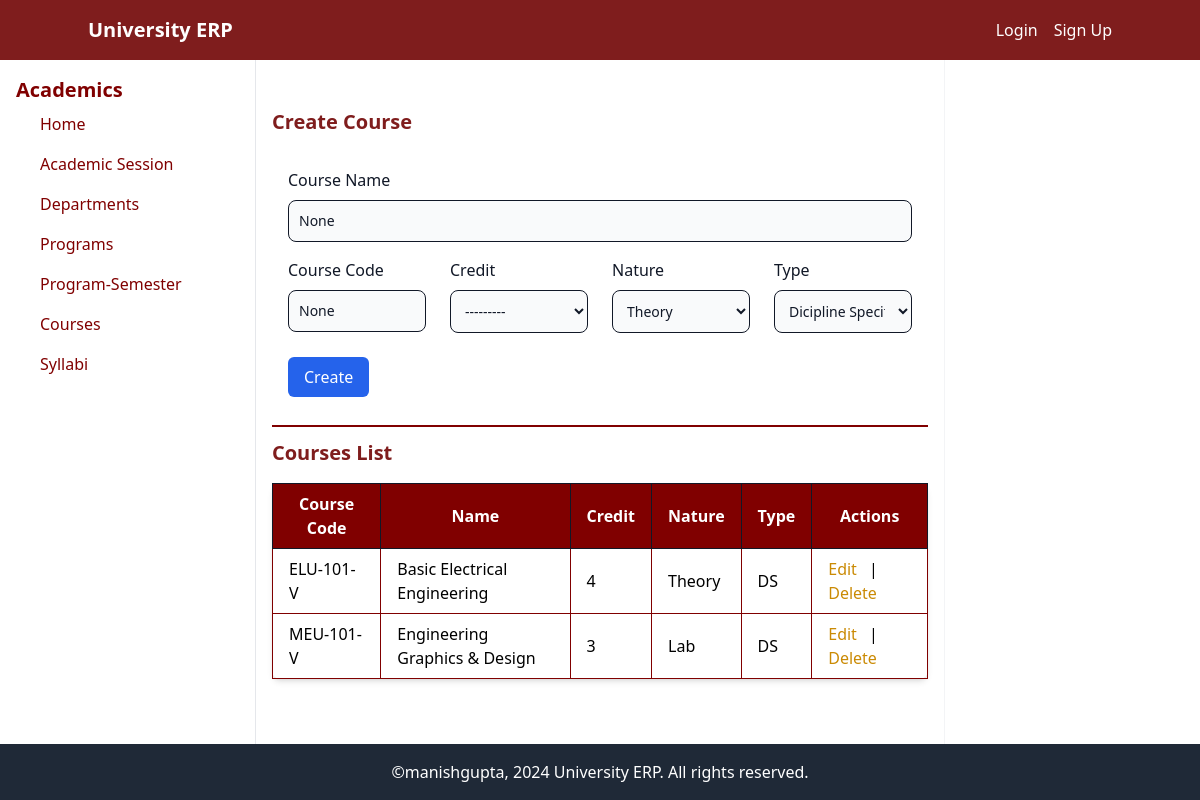
Before: /academic/courses/ with the older database file.
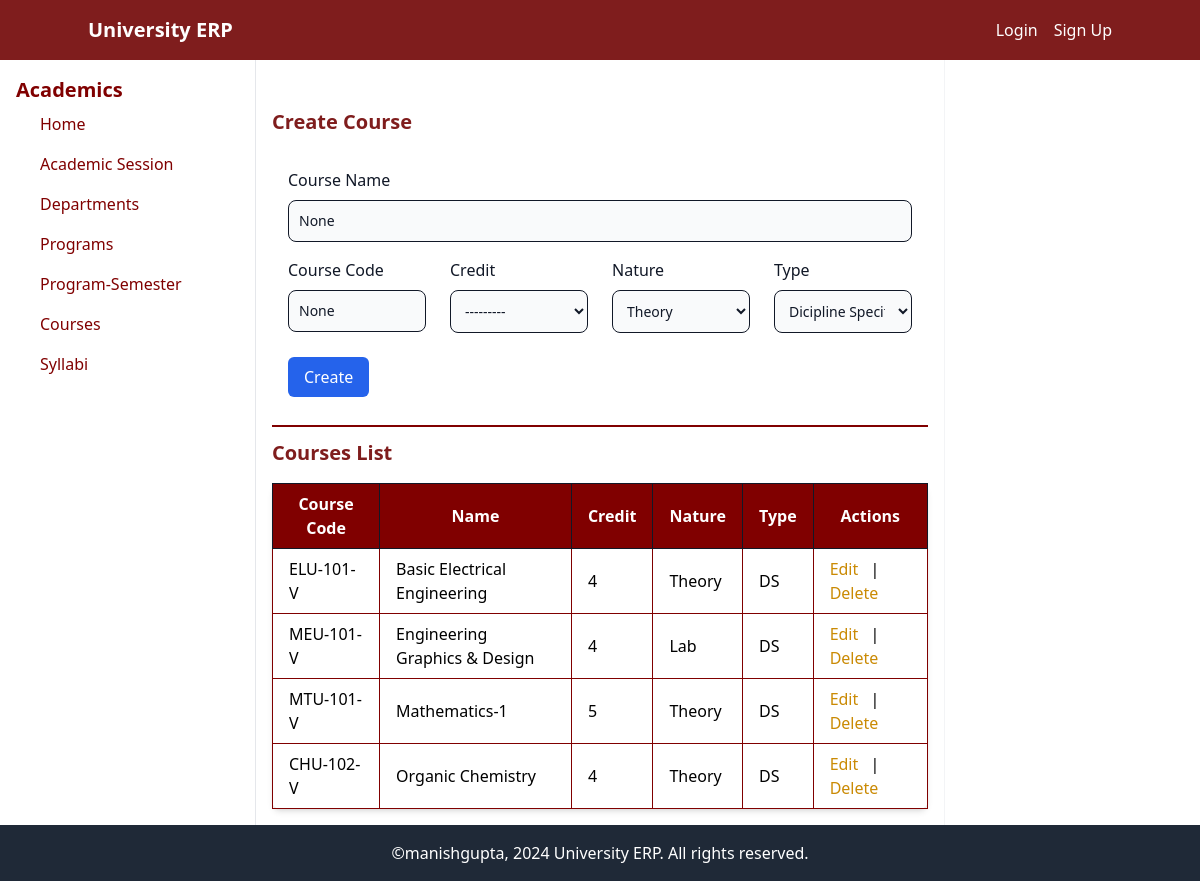
After: the same page with the newer database file.
### academic/models.py (models this page shows, shortened)
class Course(models.Model):
    NATURE_CHOICES = [
        ('Theory', 'Theory'),
        ('Lab', 'Lab'),
        ('Project', 'Project'),
        ('Seminar', 'Seminar'),
        ('Workshop', 'Workshop'),
        ('Training', 'Training'),
        ('Other', 'Other'),
    ]
    TYPE_CHOICES =[
        ('DS','Dicipline Specific'),
        ('AEC','Ability Enhancement Course'),
        ('VAC','Value Added Course'),
        ('Elective','Value Added Course'),
        ('Other','Other'),
    ]
    name = models.CharField(max_length=50)
    code = models.CharField(max_length=10, unique=True)
    credit = models.PositiveIntegerField(choices=[(i, str(i)) for i in range(0, 21)])
    nature = models.CharField(max_length=8, choices=NATURE_CHOICES, default='Theory')
    type = models.CharField(max_length=12, choices=TYPE_CHOICES, default='DS')
    program_semesters = models.ManyToManyField(ProgramSemester, related_name='subjects', blank=True)

### academic/views.py (the view)
# urls.py: path('courses/', views.course_list_create_update, name='course-list-create-update'),
def course_list_create_update(request, pk=None):
    if pk:
        course = get_object_or_404(Course, pk=pk)
    else:
        course = None
    if request.method == 'POST':
        if course:
            form = CourseForm(request.POST, instance=course)
        else:
            form = CourseForm(request.POST)
        if form.is_valid():
            form.save()
            return redirect('course-list-create-update')
    else:
        if course:
            form = CourseForm(instance=course)
        else:
            form = CourseForm()
    courses = Course.objects.all()
    return render(request, 'academic/course_list_create_update.html', {'form': form, 'courses': courses, 'edit_course': course})

### academic/forms.py
class CourseForm(forms.ModelForm):
    class Meta:
        model = models.Course
        fields = ['name', 'code', 'credit', 'nature', 'type']
        widgets = {
            'credit': forms.Select(attrs={'class': 'form-control'}),
            'nature': forms.Select(attrs={'class': 'form-control'}),
            'type': forms.Select(attrs={'class': 'form-control'}),
        }

### academic/templates/academic/course_list_create_update.html (shortened to what the changed rows need)
{% extends "base.html" %}
{% block content %}
<div class="flex-1">
<h2 class="text-xl text-red-900 font-semibold mt-8 mb-4">{% if edit_course %}Edit{% else %}Create{% endif %} Course</h2>
<h2 class="text-xl text-red-900 font-semibold my-3 mb-4">Courses List</h2>
<table class="min-w-full bg-white shadow-md border border-[#800000] rounded-lg">
    <thead>
        <tr class="bg-[#800000] text-white font-semibold  " >
            <th class="px-4 py-2  border border-gray-900">Course Code</th>
            <th class="px-4 py-2  border border-gray-900">Name</th>
            <th class="px-4 py-2  border border-gray-900">Credit</th>
            <th class="px-4 py-2  border border-gray-900">Nature</th>
            <th class="px-4 py-2  border border-gray-900">Type</th>
            <th class="px-4 py-2  border border-gray-900">Actions</th>
        </tr>
    </thead>
    <tbody>
        {% for course in courses %}
        <tr class="hover:bg-gray-100 ">
            <td class="px-4 py-2  border border-[#800000]">{{ course.code }}</td>
            <td class="px-4 py-2 border border-[#800000]">{{ course.name }}</td>
            <td class="px-4 py-2 border border-[#800000]">{{ course.credit }}</td>
            <td class="px-4 py-2 border border-[#800000]">{{ course.nature}}</td>
            <td class="px-4 py-2 border border-[#800000]">{{ course.type }}</td>
            <td class="px-4 py-2 border border-[#800000]">
                <a href="{% url 'course-update' course.id %}" class="text-yellow-600 hover:underline mr-2">Edit</a> |
                <a href="{% url 'course-delete' course.id %}" class="text-yellow-600 hover:underline mr-2">Delete</a>
            </td>
        </tr>
        {% endfor %}
    </tbody>
</table>
</div>
{% endblock content %}

Changed rows visible on the page:
changed Course "MEU-101-V": credit "3" → "4"
added Course: code "MTU-101-V", name "Mathematics-1", credit "5", nature "Theory", type "DS"
added Course: code "CHU-102-V", name "Organic Chemistry", credit "4", nature "Theory", type "DS"
